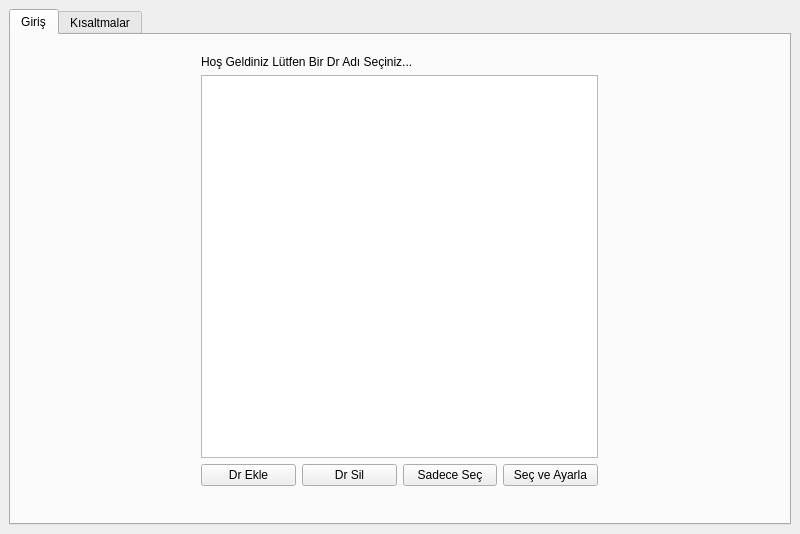
<?xml version="1.0" encoding="UTF-8"?>
<ui version="4.0">
 <class>MainWindow</class>
 <widget class="QMainWindow" name="MainWindow">
  <property name="geometry">
   <rect>
    <x>0</x>
    <y>0</y>
    <width>800</width>
    <height>534</height>
   </rect>
  </property>
  <property name="windowTitle">
   <string>MainWindow</string>
  </property>
  <widget class="QWidget" name="centralwidget">
   <layout class="QGridLayout" name="gridLayout">
    <item row="0" column="0">
     <layout class="QGridLayout" name="gridLayout_2">
      <item row="0" column="0">
       <widget class="QTabWidget" name="tabWidget">
        <property name="currentIndex">
         <number>0</number>
        </property>
        <widget class="QWidget" name="tab_1">
         <attribute name="title">
          <string>Giriş</string>
         </attribute>
         <widget class="QWidget" name="verticalLayoutWidget_2">
          <property name="geometry">
           <rect>
            <x>190</x>
            <y>20</y>
            <width>397</width>
            <height>431</height>
           </rect>
          </property>
          <layout class="QVBoxLayout" name="verticalLayout_2">
           <item>
            <widget class="QLabel" name="label">
             <property name="text">
              <string>Hoş Geldiniz Lütfen Bir Dr Adı Seçiniz...</string>
             </property>
            </widget>
           </item>
           <item>
            <widget class="QListWidget" name="dr_list"/>
           </item>
           <item>
            <layout class="QHBoxLayout" name="horizontalLayout">
             <item>
              <widget class="QPushButton" name="dr_ekle_button">
               <property name="text">
                <string>Dr Ekle</string>
               </property>
              </widget>
             </item>
             <item>
              <widget class="QPushButton" name="sadece_sec_button">
               <property name="text">
                <string>Dr Sil</string>
               </property>
              </widget>
             </item>
             <item>
              <widget class="QPushButton" name="sec_ayarla_button">
               <property name="text">
                <string>Sadece Seç</string>
               </property>
              </widget>
             </item>
             <item>
              <widget class="QPushButton" name="dr_sil_button">
               <property name="text">
                <string>Seç ve Ayarla</string>
               </property>
              </widget>
             </item>
            </layout>
           </item>
          </layout>
         </widget>
        </widget>
        <widget class="QWidget" name="tab_2">
         <property name="minimumSize">
          <size>
           <width>763</width>
           <height>0</height>
          </size>
         </property>
         <attribute name="title">
          <string>Kısaltmalar</string>
         </attribute>
         <layout class="QGridLayout" name="gridLayout_3">
          <item row="0" column="0">
           <layout class="QVBoxLayout" name="verticalLayout">
            <item>
             <widget class="QLineEdit" name="search_line_2">
              <property name="placeholderText">
               <string>ara...</string>
              </property>
             </widget>
            </item>
            <item>
             <widget class="QTreeWidget" name="dr_tree">
              <column>
               <property name="text">
                <string notr="true">1</string>
               </property>
              </column>
             </widget>
            </item>
           </layout>
          </item>
          <item row="0" column="1">
           <widget class="QTextBrowser" name="karsilik">
            <property name="font">
             <font>
              <pointsize>18</pointsize>
             </font>
            </property>
           </widget>
          </item>
          <item row="1" column="0" colspan="2">
           <layout class="QHBoxLayout" name="butto_layout">
            <property name="sizeConstraint">
             <enum>QLayout::SetMinimumSize</enum>
            </property>
            <item>
             <widget class="QPushButton" name="ekle_button">
              <property name="text">
               <string>EKLE</string>
              </property>
             </widget>
            </item>
            <item>
             <widget class="QPushButton" name="duzelt_button">
              <property name="text">
               <string>Düzelt</string>
              </property>
             </widget>
            </item>
            <item>
             <widget class="QPushButton" name="sil_button">
              <property name="text">
               <string>SİL</string>
              </property>
             </widget>
            </item>
           </layout>
          </item>
         </layout>
        </widget>
       </widget>
      </item>
     </layout>
    </item>
   </layout>
  </widget>
 </widget>
 <resources/>
 <connections/>
</ui>
